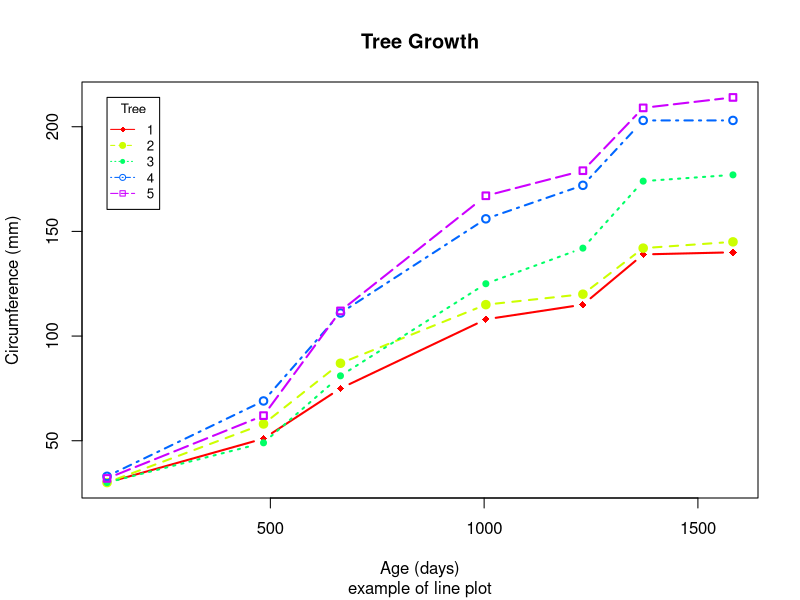

Generate this figure with R:
#将因子转换为数值型
Orange$Tree <- as.numeric(Orange$Tree)
ntrees <- max(Orange$Tree)

#构建x，y数据
xrange <- range(Orange$age)
yrange <- range(Orange$circumference)

#绘制二维散点图
plot(xrange, yrange,
     type = "n",
     xlab = "Age (days)",
     ylab = "Circumference (mm)")

#构建颜色、线型、散点的形状的向量，在后续循环当中遍历
colors <- rainbow(ntrees)
linetype <- c(1:ntrees)
plotchar <- seq(18, 18+ntrees, 1)

#循环添加设置不同设置参数的线条
for (i in 1:ntrees) {
  tree <- subset(Orange, Tree==i)
  lines(tree$age, tree$circumference,
        type="b",
        lwd=2,
        lty=linetype[i],
        col=colors[i],
        pch=plotchar[i]
  )
}

#设置图名
title("Tree Growth", "example of line plot")

#添加图例
legend(xrange[1], yrange[2],
       1:ntrees,
       cex=0.8,
       col=colors,
       pch=plotchar,
       lty=linetype,
       title="Tree"
)


